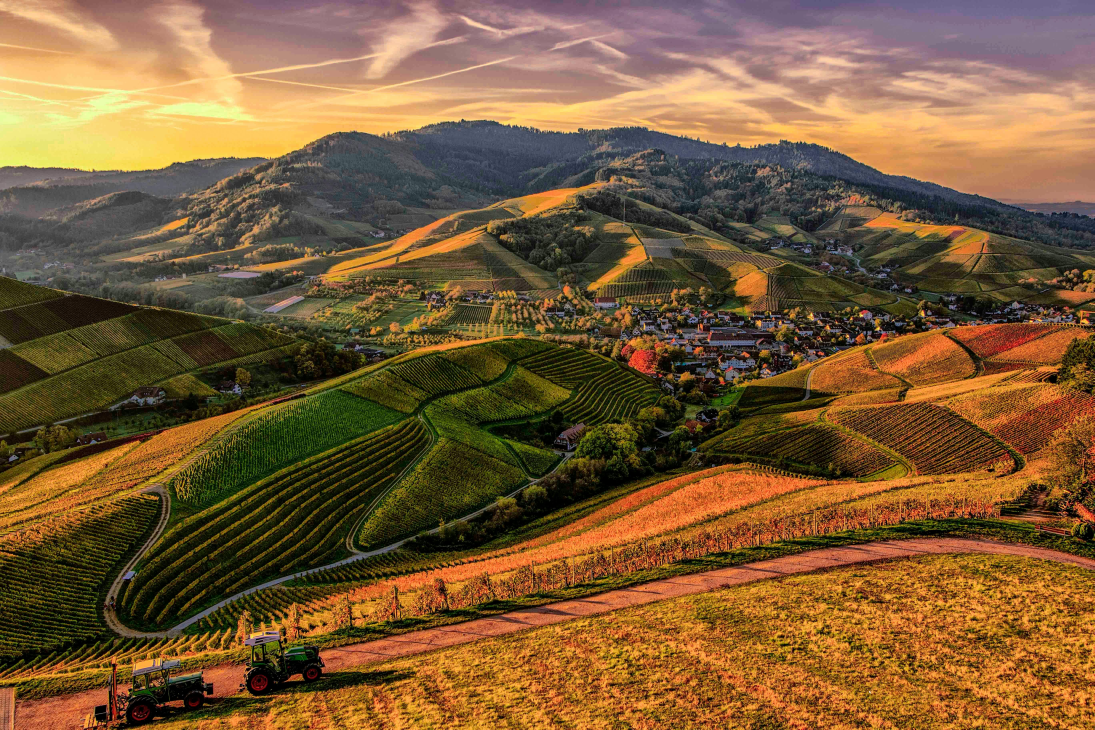
#> input picture lena.jpg, 5472 x 3648 px (shown at 1/5 size)
$ python main.py
#> lines starting #> are read from the running program, lines starting #| are printed output that depends on the picture; after the words box and inside, x2 and y2 are one past the last pixel; in counts of white or black regions, pixels touching at a corner belong together
import sys
import cv2 as cv
import numpy as np

DELAY_CAPTION = 1500
DELAY_BLUR = 100
MAX_KERNEL_LENGTH = 31

src = None
dst = None
window_name = 'Smoothing Demo'

def main(argv):
    cv.namedWindow(window_name, cv.WINDOW_NORMAL)  # Allows window resizing

    imageName = argv[0] if len(argv) > 0 else 'lena.jpg'

    global src
    src = cv.imread(imageName)
#> src is the input picture: shape (3648, 5472, 3); mean B, G, R 55.2, 91.6, 122.7

    if src is None:
        print('Error opening image')
        print('Usage: smoothing.py [image_name -- default ../data/lena.jpg] \n')
        return -1

    src = resize_image(src, max_width=800, max_height=600)
#> in resize_image, `return cv.resize(image, None, fx=scaling_factor, fy=scaling_factor)`:
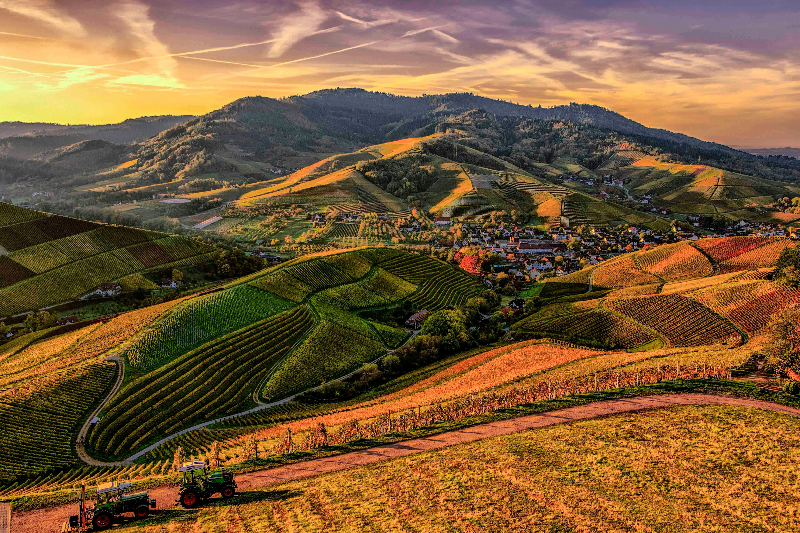
#> returned value: shape (533, 800, 3); mean of channels 0, 1, 2 55.1, 91.5, 122.6; drawn as B, G, R

    if display_caption('Original Image') != 0:
        return 0

    global dst
    dst = np.copy(src)
    if display_dst(DELAY_CAPTION) != 0:
        return 0

    if display_caption('Homogeneous Blur') != 0:
        return 0

    for i in range(1, MAX_KERNEL_LENGTH, 2):
        dst = cv.blur(src, (i, i))
        if display_dst(DELAY_BLUR) != 0:
            return 0

    if display_caption('Gaussian Blur') != 0:
        return 0

    for i in range(1, MAX_KERNEL_LENGTH, 2):
        dst = cv.GaussianBlur(src, (i, i), 0)
        if display_dst(DELAY_BLUR) != 0:
            return 0

    if display_caption('Median Blur') != 0:
        return 0

    for i in range(1, MAX_KERNEL_LENGTH, 2):
        dst = cv.medianBlur(src, i)
        if display_dst(DELAY_BLUR) != 0:
            return 0

    if display_caption('Bilateral Blur') != 0:
        return 0

    for i in range(1, MAX_KERNEL_LENGTH, 2):
        dst = cv.bilateralFilter(src, i, i * 2, i / 2)
        if display_dst(DELAY_BLUR) != 0:
            return 0

    display_caption('Done!')

    return 0


def display_caption(caption):
#> called with caption = 'Original Image'
    global dst
    dst = np.zeros(src.shape, src.dtype)
    rows, cols, _ch = src.shape
#> rows = 533; cols = 800
    cv.putText(dst, caption,
               (int(cols / 4), int(rows / 2)),
               cv.FONT_HERSHEY_COMPLEX, 1, (255, 255, 255))
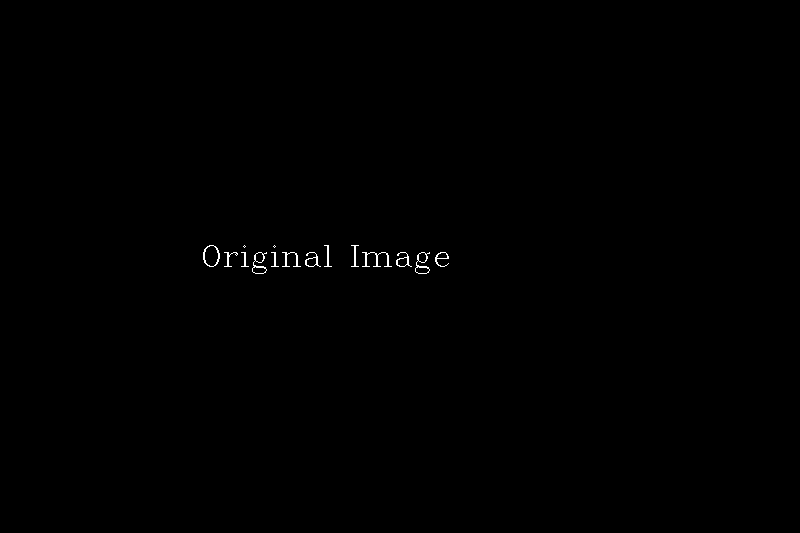
#> dst: shape (533, 800, 3); 0.22% white in thin lines or dots, all inside (x1, y1, x2, y2) = (203, 245, 449, 274)

    return display_dst(DELAY_CAPTION)


def display_dst(delay):
#> called with delay = 1500
    cv.imshow(window_name, dst)
    c = cv.waitKey(delay)
#> (key Esc is pressed here)
    if c >= 0:
        return -1
    return 0


def resize_image(image, max_width, max_height):

    height, width = image.shape[:2]
    if width > max_width or height > max_height:
        scaling_factor = min(max_width / width, max_height / height)
        return cv.resize(image, None, fx=scaling_factor, fy=scaling_factor)
    return image


if __name__ == "__main__":
    main(sys.argv[1:])
